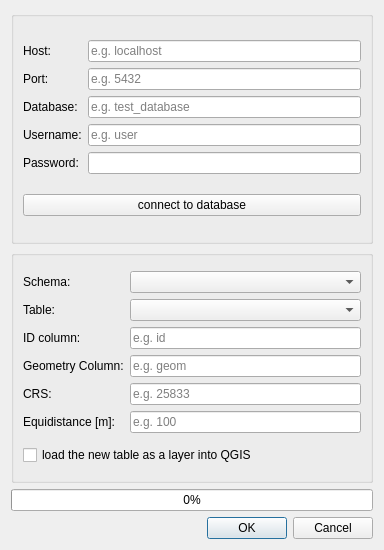
<?xml version="1.0" encoding="UTF-8"?>
<ui version="4.0">
 <class>pgChainageDialogBase</class>
 <widget class="QDialog" name="pgChainageDialogBase">
  <property name="geometry">
   <rect>
    <x>0</x>
    <y>0</y>
    <width>384</width>
    <height>550</height>
   </rect>
  </property>
  <property name="windowTitle">
   <string>pgChainage</string>
  </property>
  <layout class="QVBoxLayout" name="verticalLayout">
   <item>
    <layout class="QVBoxLayout" name="verticalLayout_2">
     <item>
      <widget class="QGroupBox" name="groupBox">
       <property name="enabled">
        <bool>true</bool>
       </property>
       <property name="sizePolicy">
        <sizepolicy hsizetype="Minimum" vsizetype="Preferred">
         <horstretch>0</horstretch>
         <verstretch>0</verstretch>
        </sizepolicy>
       </property>
       <property name="title">
        <string/>
       </property>
       <layout class="QGridLayout" name="gridLayout_4">
        <item row="0" column="0">
         <layout class="QGridLayout" name="gridLayout">
          <item row="0" column="0">
           <widget class="QLabel" name="label_host">
            <property name="text">
             <string>Host:</string>
            </property>
           </widget>
          </item>
          <item row="0" column="1">
           <widget class="QLineEdit" name="lineEdit_host">
            <property name="placeholderText">
             <string>e.g. localhost</string>
            </property>
           </widget>
          </item>
          <item row="1" column="0">
           <widget class="QLabel" name="label_port">
            <property name="text">
             <string>Port:</string>
            </property>
           </widget>
          </item>
          <item row="1" column="1">
           <widget class="QLineEdit" name="lineEdit_port">
            <property name="placeholderText">
             <string>e.g. 5432</string>
            </property>
           </widget>
          </item>
          <item row="2" column="0">
           <widget class="QLabel" name="label_database">
            <property name="text">
             <string>Database:</string>
            </property>
           </widget>
          </item>
          <item row="2" column="1">
           <widget class="QLineEdit" name="lineEdit_database">
            <property name="placeholderText">
             <string>e.g. test_database</string>
            </property>
           </widget>
          </item>
          <item row="3" column="0">
           <widget class="QLabel" name="label_user">
            <property name="text">
             <string>Username:</string>
            </property>
           </widget>
          </item>
          <item row="3" column="1">
           <widget class="QLineEdit" name="lineEdit_user">
            <property name="text">
             <string/>
            </property>
            <property name="placeholderText">
             <string>e.g. user</string>
            </property>
           </widget>
          </item>
          <item row="4" column="0">
           <widget class="QLabel" name="label_password">
            <property name="text">
             <string>Password:</string>
            </property>
           </widget>
          </item>
          <item row="4" column="1">
           <widget class="QLineEdit" name="lineEdit_password">
            <property name="text">
             <string/>
            </property>
            <property name="echoMode">
             <enum>QLineEdit::Password</enum>
            </property>
           </widget>
          </item>
         </layout>
        </item>
        <item row="1" column="0">
         <widget class="QPushButton" name="pushButton_connect_to_database">
          <property name="text">
           <string>connect to database</string>
          </property>
         </widget>
        </item>
       </layout>
      </widget>
     </item>
     <item>
      <widget class="QGroupBox" name="groupBox_2">
       <property name="sizePolicy">
        <sizepolicy hsizetype="Preferred" vsizetype="Preferred">
         <horstretch>0</horstretch>
         <verstretch>0</verstretch>
        </sizepolicy>
       </property>
       <property name="title">
        <string/>
       </property>
       <layout class="QGridLayout" name="gridLayout_3">
        <item row="0" column="0">
         <layout class="QGridLayout" name="gridLayout_2">
          <item row="0" column="0">
           <widget class="QLabel" name="label_schema">
            <property name="text">
             <string>Schema:</string>
            </property>
           </widget>
          </item>
          <item row="0" column="1">
           <widget class="QComboBox" name="comboBox_schema"/>
          </item>
          <item row="1" column="0">
           <widget class="QLabel" name="label_table">
            <property name="text">
             <string>Table:</string>
            </property>
           </widget>
          </item>
          <item row="1" column="1">
           <widget class="QComboBox" name="comboBox_table"/>
          </item>
          <item row="2" column="0">
           <widget class="QLabel" name="label_id">
            <property name="text">
             <string>ID column:</string>
            </property>
           </widget>
          </item>
          <item row="2" column="1">
           <widget class="QLineEdit" name="lineEdit_id">
            <property name="placeholderText">
             <string>e.g. id</string>
            </property>
           </widget>
          </item>
          <item row="3" column="0">
           <widget class="QLabel" name="label_geom">
            <property name="text">
             <string>Geometry Column:</string>
            </property>
           </widget>
          </item>
          <item row="3" column="1">
           <widget class="QLineEdit" name="lineEdit_geom">
            <property name="placeholderText">
             <string>e.g. geom</string>
            </property>
           </widget>
          </item>
          <item row="4" column="0">
           <widget class="QLabel" name="label_crs">
            <property name="text">
             <string>CRS:</string>
            </property>
           </widget>
          </item>
          <item row="4" column="1">
           <widget class="QLineEdit" name="lineEdit_crs">
            <property name="placeholderText">
             <string>e.g. 25833</string>
            </property>
           </widget>
          </item>
          <item row="5" column="0">
           <widget class="QLabel" name="label_equidistance">
            <property name="text">
             <string>Equidistance [m]:</string>
            </property>
           </widget>
          </item>
          <item row="5" column="1">
           <widget class="QLineEdit" name="lineEdit_equidistance">
            <property name="placeholderText">
             <string>e.g. 100</string>
            </property>
           </widget>
          </item>
         </layout>
        </item>
        <item row="1" column="0">
         <widget class="QCheckBox" name="checkBox_create_new_layer">
          <property name="text">
           <string>load the new table as a layer into QGIS</string>
          </property>
         </widget>
        </item>
       </layout>
      </widget>
     </item>
     <item>
      <widget class="QProgressBar" name="progressBar">
       <property name="value">
        <number>0</number>
       </property>
      </widget>
     </item>
     <item>
      <widget class="QDialogButtonBox" name="button_box">
       <property name="orientation">
        <enum>Qt::Horizontal</enum>
       </property>
       <property name="standardButtons">
        <set>QDialogButtonBox::Cancel|QDialogButtonBox::Ok</set>
       </property>
      </widget>
     </item>
    </layout>
   </item>
  </layout>
 </widget>
 <resources/>
 <connections>
  <connection>
   <sender>button_box</sender>
   <signal>accepted()</signal>
   <receiver>pgChainageDialogBase</receiver>
   <slot>accept()</slot>
   <hints>
    <hint type="sourcelabel">
     <x>20</x>
     <y>20</y>
    </hint>
    <hint type="destinationlabel">
     <x>20</x>
     <y>20</y>
    </hint>
   </hints>
  </connection>
  <connection>
   <sender>button_box</sender>
   <signal>rejected()</signal>
   <receiver>pgChainageDialogBase</receiver>
   <slot>reject()</slot>
   <hints>
    <hint type="sourcelabel">
     <x>20</x>
     <y>20</y>
    </hint>
    <hint type="destinationlabel">
     <x>20</x>
     <y>20</y>
    </hint>
   </hints>
  </connection>
 </connections>
</ui>
